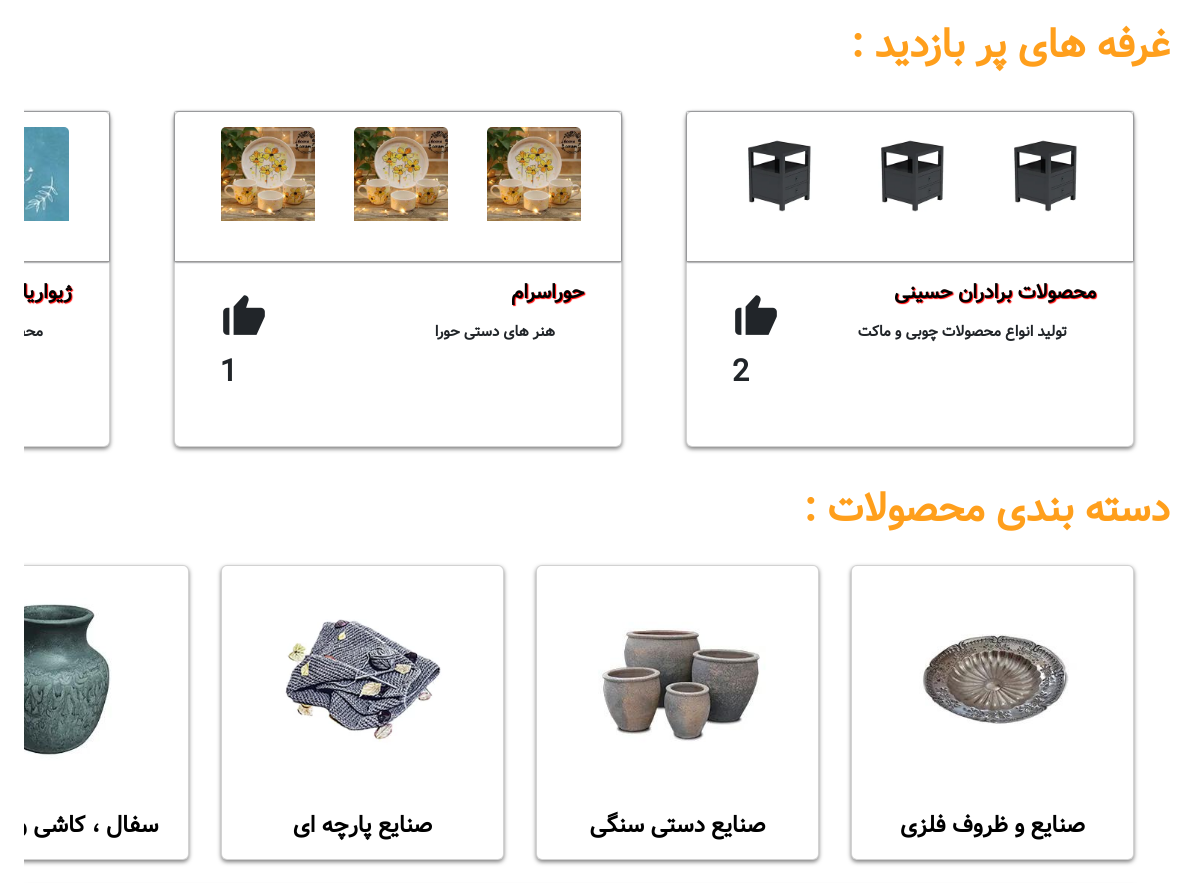
The app's page / (middle part), older data.
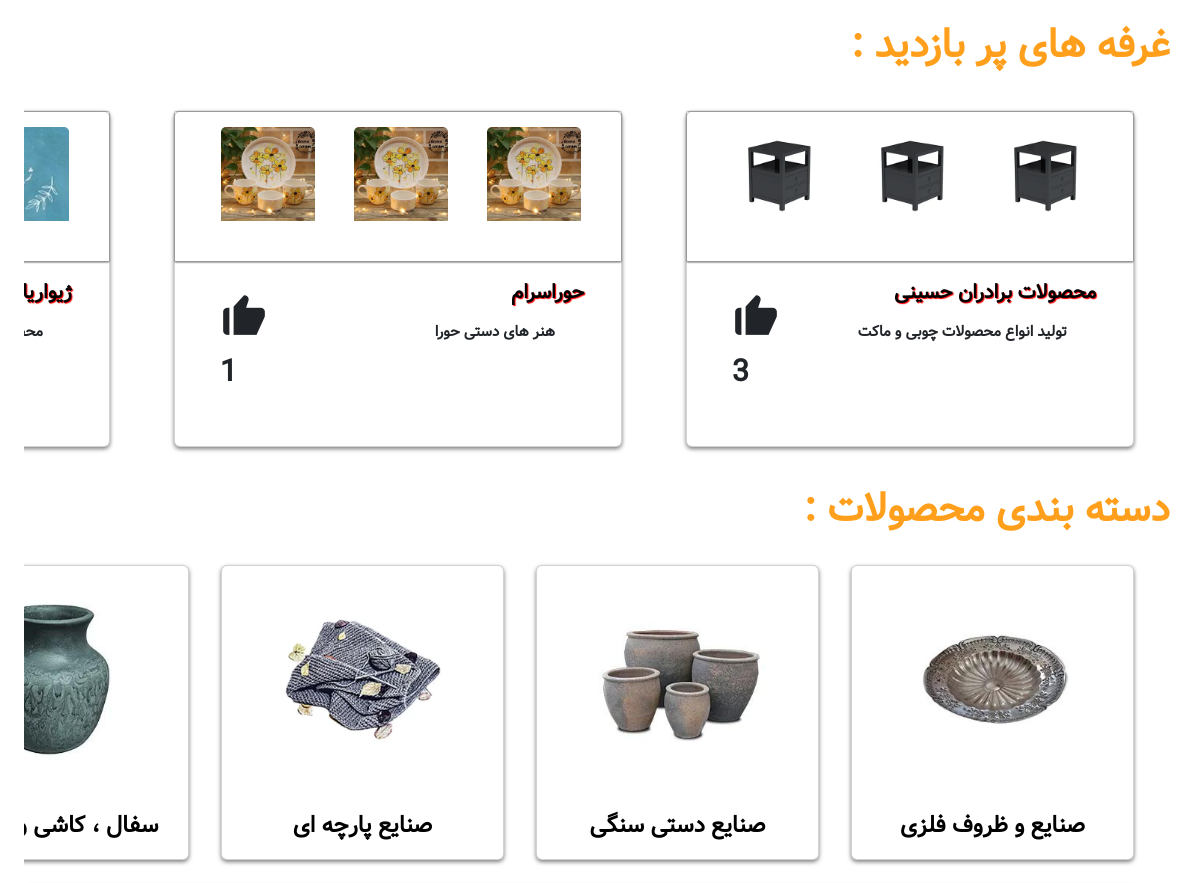
The same page, newer data.
### Store/models.py (models this page shows, shortened)
class Booth(models.Model):
    name = models.CharField(max_length=100)
    address = models.CharField(max_length=100)
    description = models.CharField(max_length=200)
    image = models.ImageField(upload_to='uploads/booth/', null=True)
    owner = models.ForeignKey(User, on_delete=models.CASCADE)
    date_created = models.DateTimeField(auto_now_add=True , null=True)
    popularity_percentage = models.FloatField(default=0)  # فیلد جدید برای نگهداری درصد محبوبیت

class Category(models.Model):
    name = models.CharField(max_length=100)
    image = models.ImageField(upload_to = 'uploads/category/' , null=True)

### Store/views.py (the view)
# urls.py: path('', views.Home, name='Home'),
def Home(request):
    products=Product.objects.all()
    booth= Booth.objects.all()
    category = Category.objects.all()
    if request.user.is_authenticated:
        user=User.objects.get(id=request.user.id)
    else:
        user=None
    if request.method == 'POST':
        searched = request.POST['search']
        searched = Product.objects.filter(Q(name__icontains=searched) | Q(description__icontains=searched))
        if not searched:
            messages.error(request , 'متاسفانه محصولی با این نام وحود ندارد ...')
            return render(request=request , template_name='Home.html' , context={})
        else:
            return render(request=request, template_name='Home.html',context={'Product': products, 'Booth': booth, 'category': category, 'user': user,'search': searched })
    else:
        return render(request=request , template_name='Home.html' , context={'Product':products ,'Booth':booth , 'category':category , 'user':user })

### Cart/cart.py (called while the page is built)
    def __len__(self):
        return len(self.cart)

### Cart/context_processors.py (called while the page is built)
def cart(request):
    return {'cart': Cart(request)}

### Store/templatetags/custom_filters.py (called while the page is built)
@register.filter
def replace(value, arg):
    old, new = arg.split(',')
    return value.replace(old, new)

### Store/templates/Home.html (shortened to what this page needs)
{% extends 'base.html' %}
{% load static %}
{% load humanize %}
{% load custom_filters %}
{% block content %}
{% if search %}
<div class="Mahsolat">
    {% for item in search %}
    <div class="Mahsol Mahsolat-Page">
        <div class="Layer">
            <h6>{{ item.name }}</h6>
            {% if item.is_sale %}
            <h2 style="text-decoration: line-through">{{ item.price|intcomma }}</h2>
                <h2><span class="Pardakht"></span> تومان</h2>
            {% else %}
            {% endif %}
            <a href="/product/{{ item.id }}" class="btn product-btn"
                style="margin: 0; width: 10% ; background-color: #2EC4B6 !important; ">ادامه مطلب</a>
        </div>
        <img src="{{ item.image.url }}" alt="image-product">
    </div>
    {% endfor %}
</div>
{% else %}
    <h2 class="sub-Title">غرفه های پر بازدید :</h2>
    <div class="Cards row">
        {% for item in Booth %}
          <div class="card Booth">
            <div class="img">
                <img class="card-img-top" src="{{ item.image.url }}" alt="Card image">
              <img class="card-img-top" src="{{ item.image.url }}" alt="Card image">
              <img class="card-img-top" src="{{ item.image.url }}" alt="Card image">
             </div>
            <div class="card-body">
              <a class="Booth-Titr">{{ item.name }}</a>
              <h4 class="Booth-p">{{ item.description }}</h4>
                <i class='bx bxs-like like-icon' data-id="{{ item.id }}"></i>
                <span class="number-heart">{{ item.likes.count }}</span>
              </div>
            </div>
        {% endfor %}
            </div>
    <div class="Category">
      <h2 class="sub-Title">
        دسته بندی محصولات :
      </h2>
    <div class="Cards row">
        {% for item in category %}
      <div class="card col-md-2 Category" >
          <img class="card-img-top" src="{{ item.image.url }}" alt="Card image">
          <div class="card-body" style="text-align: center;">
            <a href="category/{{ item.name|replace:' ,-' }}  " class="Onvan-Category">{{ item.name }}</a>
          </div>
        </div>
        {% endfor %}
    </div>
    </div>
{% endif %}
      {% endblock %}

### Store/templates/base.html (shortened to what this page needs)
{% load static %}
{% load humanize %}
<!DOCTYPE html>
<html lang="en">
<head>
    <link rel="stylesheet" href="{% static 'css/style.css' %}">
    <link rel="stylesheet" href="{% static 'css/responsive.css' %}">
    <link href="https://cdn.jsdelivr.net/npm/bootstrap@5.3.3/dist/css/bootstrap.min.css" rel="stylesheet">
    <link href='https://unpkg.com/boxicons@2.1.4/css/boxicons.min.css' rel='stylesheet'>
  </head>
<body dir="rtl">
    {% block content %}{% endblock %}
</body>
</html>

### static/css/style.css (style rules this page uses)
* { margin: 0; padding: 0; box-sizing: border-box; font-family: 'vazir' , sans-serif; }
.Cards { margin-top: 10px ; padding: 10px; }
.card { width: 25% !important; height: auto !important; margin-right: 2rem !important; box-shadow: 0px 2px 4px #00000082; }
.card-img-top { margin: 15px 2.5rem !important; width: 70% !important; }
.card h4 { font-weight: bold; }
.Cards.row { --bs-gutter-x: -3rem ; flex-wrap: nowrap ; overflow: hidden ; overflow-x: scroll ; }
.sub-Title { color: #FF9F1C; font-weight: bold; font-size: 40px; margin:20px 30px ; }
.Booth { width: 28rem !important; height: 21rem !important; margin: 10px 2rem !important; }
.Booth .img { width: 100%; padding: 10px; height: 45%; border-bottom: 1px solid #04020266; box-shadow: 0 0 2px; }
.Booth .img img { width: 22% !important; height: auto !important; margin: 5px 30px 16px 5px !important; }
.Booth-Titr { text-shadow: 1px 1px 1px red; margin: 0px 5% 0 0; text-decoration: none; color: black; font-size: 20px; font-weight: 800; }
.Booth-p { font-size: 15px; font-weight: 400; margin: 15px 50px 30px 30px; }
.like-icon { font-size: 50px; float: left; margin: -80px 0 0 28px; cursor: pointer; }
.number-heart { font-size: 30px; float: left; margin: -20px 0 10px 7%; font-weight: bold; }
.Onvan-Category { text-decoration: none; color: #000; font-weight: bold; cursor: pointer; font-size: 23px; }
.Category img { width: 50% ; padding: 5px; margin-right: 100px ; }

Row changes from the older to the newer data that the page shows:
changed Booth "محصولات برادران حسینی": likes.count "2" → "3"
